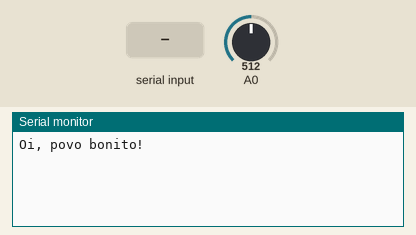
This sketch was run on a simulated Arduino Uno, built with avr-gcc and run on an emulated ATmega328P. Parts: the last lines printed to the serial monitor. The inputs (shaded band) are chosen by the test bench; at power-on: A0 = 512.

Above: at 1.2 s.
1.3 s: "C" received over Serial
At 1.9 s:
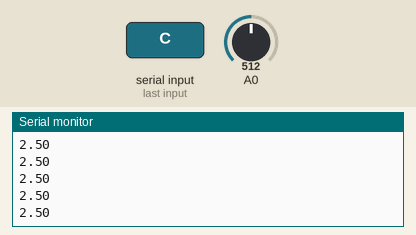
3.2 s: A0 set to 716
At 3.9 s:
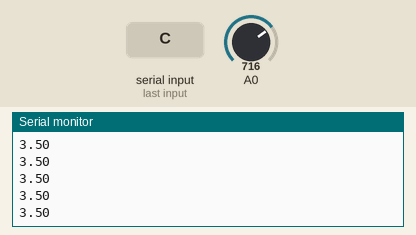
4.7 s: A0 set to 900
At 5.8 s:
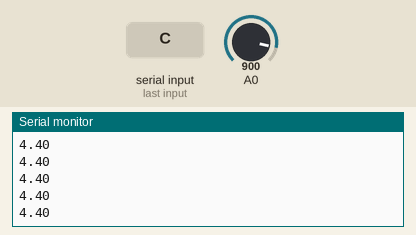
Timing chart, 0 to 7.7 s (numbered marks = the images above; inputs shaded):
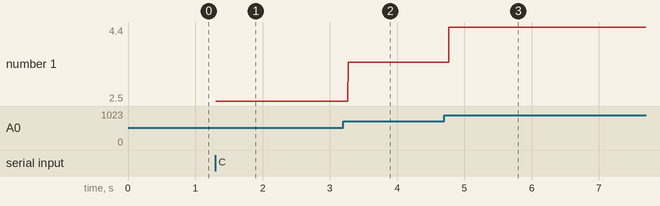

The sketch:

Osciloscopio_ino.ino
```cpp
/*
Este sketch tem a finalidade de adquirir sinais de tensão não negativas limitadas a 5V
e escrevê-los na comunicação serial padrão, a fim de serem recebidos por um software
gerador de gráficos.

A aquisição de dados se inicia quando um caractere 'C' gatilho é recebido e lido através da
porta serial, e pode ser feita, por exemplo, por uma aplicação como Realterm ou similar.

É recomendado que o arquivo seja gerado com valores separados por tabulação (TSV), e o
diretório adequadamente modificado no notebook Mathematica do osciloscópio para leitura
adequada.


--
Ciro
(ciro@mail.org)
*/

float fanalog0;
int analog0;
byte serialByte;

void setup()
{
   Serial.begin(9600);
   Serial.println("Oi, povo bonito!");
}

void loop()
{
  while (Serial.available()>0){
    serialByte=Serial.read();//Lê o caractere enviado
    if (serialByte=='C')//Se 'C', gatilho da captura
    {
      while(1)
      {
        analog0=analogRead(0);//Leitura do pino A0
        fanalog0=(analog0)*(5./1023);//Resolução do canal analógico em Volts

        Serial.println(fanalog0,2);//Envio para simular lista de dados
        if (Serial.available()>0)
        {
          serialByte=Serial.read();
          if (serialByte=='F')  break;//Se 'F', fecha captura
        }
      }
    }
  }
}
```

Measured:
- after the input at 1.3 s, the serial monitor: prints a new line at once (image 1)
- after the input at 3.2 s, the serial monitor: prints a new line after 0.07 s (image 2)
- after the input at 4.7 s, the serial monitor: prints a new line after 0.07 s (image 3)
- plotted number 1: 2.5 → 3.5 after the input at 3.2 s, 3.5 → 4.4 after the input at 4.7 s
